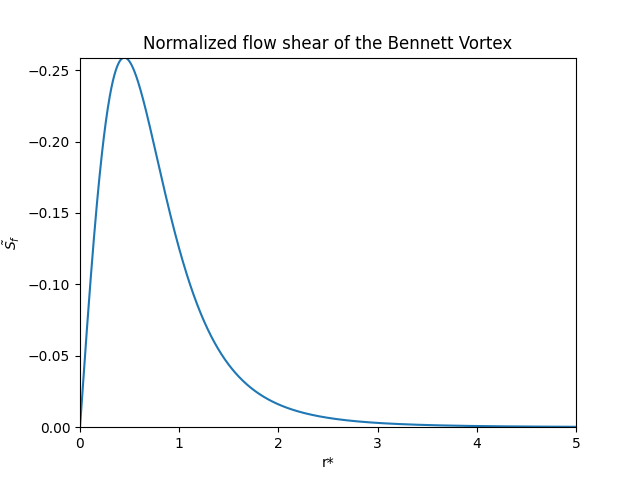

Write Python code to recreate this figure.
import numpy as np
import matplotlib.pyplot as plt

'''
Obtains plots for Bennett Vortex profiles
- 
'''
r_star = np.linspace(0.0, 5.0, num=1000)

# Normalized shear flow profile
dudr = -(r_star) / (1 + r_star**2)**3

shear_fig, shear_ax = plt.subplots()
shear_ax.plot(r_star, dudr)
shear_ax.set_xlabel('r*')
shear_ax.set_ylabel('$\\tilde{S_{f}}$')

shear_ax.set_xlim(r_star[0], r_star[-1])
shear_ax.set_ylim(dudr[0], np.min(dudr))

shear_ax.set_title('Normalized flow shear of the Bennett Vortex')

# Normalized current density
jz_norm = 1.0 / (1.0 + r_star**2)**2

jz_fig, jz_ax = plt.subplots()
jz_ax.plot(r_star, jz_norm)
jz_ax.set_xlabel('r*')
jz_ax.set_ylabel('$\\tilde{J}_{z}$')

jz_ax.set_xlim(r_star[0], r_star[-1])
jz_ax.set_ylim(0.0, np.max(jz_norm))

jz_ax.set_title('Normalized current density of the Bennett Vortex')

# Normalized magnetic field and tension
Btheta_norm = 0.5 * r_star / (1 + r_star**2)
Btens_norm = 0.25 * r_star / (1 + r_star**2)**2

Btheta_fig, Btheta_ax = plt.subplots()
Btheta_ax.plot(r_star, Btheta_norm)
Btheta_ax.set_xlabel('r*')
Btheta_ax.set_ylabel('$\\tilde{B}_{\\theta}$')

Btheta_ax.set_xlim(r_star[0], r_star[-1])
Btheta_ax.set_ylim(0.0, np.max(Btheta_norm))

Btheta_ax.set_title('Normalized magnetic field of the Bennett Vortex')

Btens_fig, Btens_ax = plt.subplots()
Btens_ax.plot(r_star, Btens_norm)
Btens_ax.set_xlabel('r*')
Btens_ax.set_ylabel('$\\tilde{M}_{T}$')

Btens_ax.set_xlim(r_star[0], r_star[-1])
Btens_ax.set_ylim(0.0, np.max(Btens_norm))

Btens_ax.set_title('Normalized magnetic tension of the Bennett Vortex')

# Normalized plasma pressure
p_norm = 1 - r_star**2 * (2.0 + r_star**2) / (1 + r_star**2)**2

p_fig, p_ax = plt.subplots()
p_ax.plot(r_star, p_norm)
p_ax.set_xlabel('r*')
p_ax.set_ylabel('$\\tilde{p}$')

p_ax.set_xlim(r_star[0], r_star[-1])
p_ax.set_ylim(0.0, np.max(p_norm))

p_ax.set_title('Normalized plasma pressure of the Bennett Vortex')

# Normalized electric field
E_norm = r_star / (1 + r_star**2)**3

E_fig, E_ax = plt.subplots()
E_ax.plot(r_star, E_norm)
E_ax.set_xlabel('r*')
E_ax.set_ylabel('$\\tilde{E}_{r}$')

E_ax.set_xlim(r_star[0], r_star[-1])
E_ax.set_ylim(0.0, np.max(E_norm))

E_ax.set_title('Normalized electric field')

plt.show()
